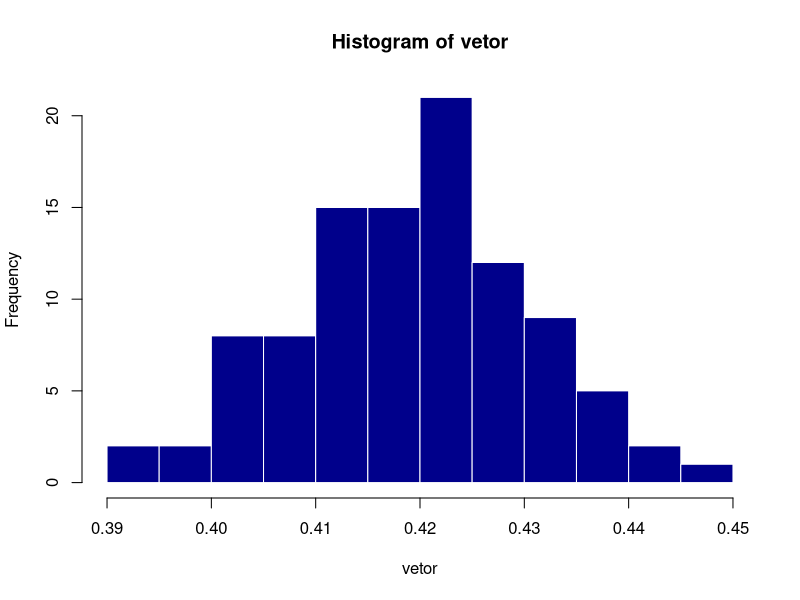
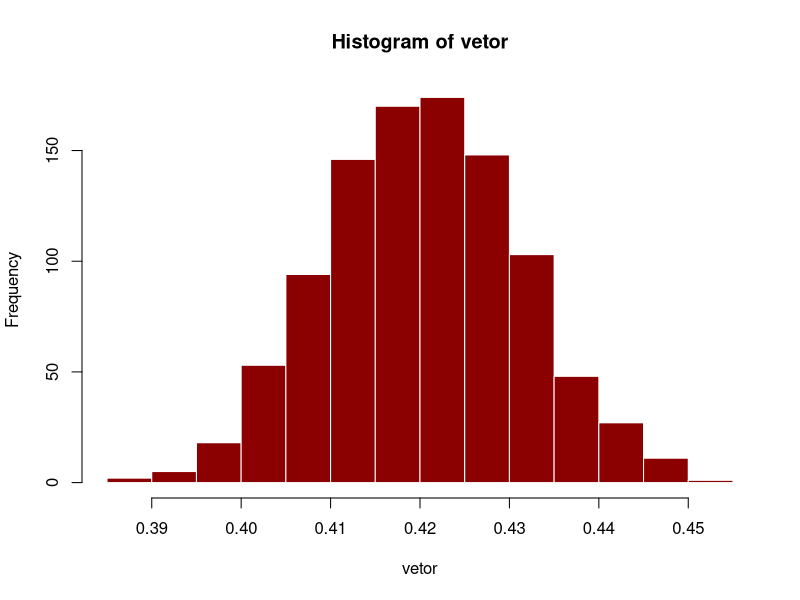

Source code (R) for these figures, in order:
## ---- chunk 1
knitr::opts_chunk$set(echo = TRUE)
## ---- chunk 2
#P é a proporção populacional dos eleitores favoráveis:

p = 522.097/(522.097+720.991)
print(p)

## ---- chunk 3



total = 1243088
dados = rep(0, total)
for (i in 1:522097) {
  dados[i] = 1
}

p1 = 522097/total
prop2 = 720991/total
n = 2200
k = 100
vetor = numeric(100)

for (i in 1:k) {
  amostragem = sample(dados, n, replace=FALSE)
  proporcao = 0
  for (j in 1:n) {
    proporcao = proporcao + amostragem[j]
  }
  vetor[i] = proporcao/n
  media = mean(amostragem)
  formula = (p1 * (1 - p1))/n
  formula = formula * 1.96
  erro = sqrt(formula)
  ic_soma = media + erro
  ic_diminui = media - erro
}

hist(vetor,col = "dark blue",border = "white")



## ---- chunk 4




total = 1243088
dados = rep(0, total)
for (i in 1:522097) {
  dados[i] = 1
}

p1 = 522097/total
prop2 = 720991/total
n = 2200
k = 1000
vetor = numeric(100)

for (i in 1:k) {
  amostragem = sample(dados, n, replace=FALSE)
  proporcao = 0
  for (j in 1:n) {
    proporcao = proporcao + amostragem[j]
  }
  vetor[i] = proporcao/n
  media = mean(amostragem)
  formula = (p1 * (1 - p1))/n
  formula = formula * 1.96
  erro = sqrt(formula)
  ic_soma = media + erro
  ic_diminui = media - erro
}

hist(vetor,col = "dark red",border = "white")





#Ao compararmos os dois gráficos vemos que o segundo grafico se concentra mais no valor da proporção populacional, devido ao centro que onde é mais "alto" porque ali se encontram a maior parte dos resultados, de forma que neste teste vemos aqui o quanto os resultados são convergentes nesse entorno.


## ---- chunk 5
#Sim, pois para ser representativa, ela precisa ser aleatória, estar associada a um determinado nível de confiança e a uma margem de erro e que  partir de um cálculo que será consideado a margem de erro (a variação possível em torno do resultado) e o nível de confiança
## ---- chunk 6
#Intervalos de confiança são usados para indicar a confiabilidade de uma estimativa. Por exemplo,se tivermos um IC que pode ser usado para descrever o quanto os resultados de uma pesquisa são confiáveis. Sendo todas as estimativas iguais, uma pesquisa que resulte num IC pequeno é mais confiável do que uma que resulte num IC maior. Se por acaso, Aumentar o tamanho (amplitude) do intervalo de confiança, significa reduzir a precisão da estimativa por intervalo. Para aumentar a precisão da estimativa temos que reduzir o tamanho (amplitude) do intervalo. Assim, a amplitude do intervalo está associada a incerteza que temos a respeito do parâmetro.

